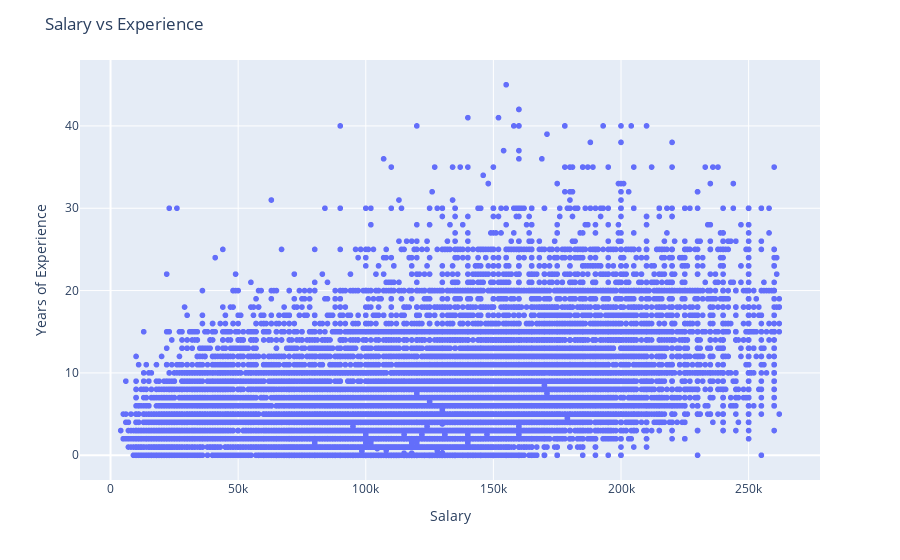

Source (notebook cell):
### Code cell
plt.figure(figsize=(14,10))
fig_data = px.scatter(all_clean_data, sal, yrs )
fig_data.update_layout(title='Salary vs Experience', xaxis_title='Salary', yaxis_title='Years of Experience')
fig_data.show()

### Figure 1 — Plotly figure (JSON) as saved in the notebook; plotly's stock layout.template omitted (floating-point values rounded to 4 significant figures; data arrays with more than 128 entries replaced by an {"elided": "..."} marker saying what was removed)
{"data": [{"hovertemplate": "x=%{x}<br>y=%{y}<extra></extra>", "legendgroup": "", "marker": {"color": "#636efa", "symbol": "circle"}, "mode": "markers", "name": "", "showlegend": false, "type": "scattergl", "x": {"elided": "41504 int values"}, "xaxis": "x", "y": {"elided": "41504 float values"}, "yaxis": "y"}], "layout": {"legend": {"tracegroupgap": 0}, "margin": {"t": 60}, "title": {"text": "Salary vs Experience"}, "xaxis": {"anchor": "y", "domain": [0, 1], "title": {"text": "Salary"}}, "yaxis": {"anchor": "x", "domain": [0, 1], "title": {"text": "Years of Experience"}}}}
